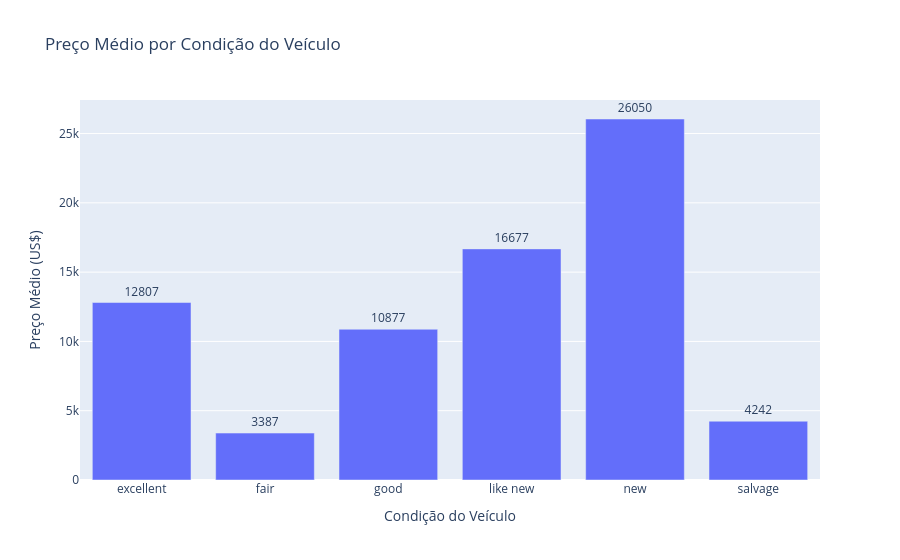

The code cell stored with this chart in its notebook:
### Markdown cell above
## Preço Médio por Condição do Veículo

Este gráfico apresenta o preço médio dos veículos de acordo com sua condição de conservação.

A análise permite comparar como o estado do veículo está relacionado ao seu valor médio anunciado. É possível observar diferenças entre as categorias de condição, indicando que veículos classificados em melhores condições tendem a apresentar valores médios diferentes em relação às demais categorias.

Essa comparação ajuda a entender se a condição informada no anúncio possui relação com o preço de mercado dos veículos.

### Code cell
condition_price = (
    df.groupby("condition", as_index=False)["price"].mean()
)

fig = px.bar(
    condition_price,
    x='condition',
    y='price',
    title='Preço Médio por Condição do Veículo',
    labels={
        'condition': 'Condição do Veículo',
        'price': 'Preço Médio (US$)'
    },
    text='price'
)

fig.update_traces(
    texttemplate='%{text:.0f}',
    textposition='outside'
)

fig.show()

### Figure 1 — Plotly figure (JSON) as saved in the notebook; plotly's stock layout.template omitted (floating-point values rounded to 4 significant figures)
{"data": [{"hovertemplate": "Condição do Veículo=%{x}<br>Preço Médio (US$)=%{text}<extra></extra>", "legendgroup": "", "marker": {"color": "#636efa", "pattern": {"shape": ""}}, "name": "", "orientation": "v", "showlegend": false, "text": [12810.0, 3387.0, 10880.0, 16680.0, 26050.0, 4242.0], "textposition": "outside", "texttemplate": "%{text:.0f}", "type": "bar", "x": ["excellent", "fair", "good", "like new", "new", "salvage"], "xaxis": "x", "y": [12810.0, 3387.0, 10880.0, 16680.0, 26050.0, 4242.0], "yaxis": "y"}], "layout": {"barmode": "relative", "legend": {"tracegroupgap": 0}, "title": {"text": "Preço Médio por Condição do Veículo"}, "xaxis": {"anchor": "y", "domain": [0, 1], "title": {"text": "Condição do Veículo"}}, "yaxis": {"anchor": "x", "domain": [0, 1], "title": {"text": "Preço Médio (US$)"}}}}
